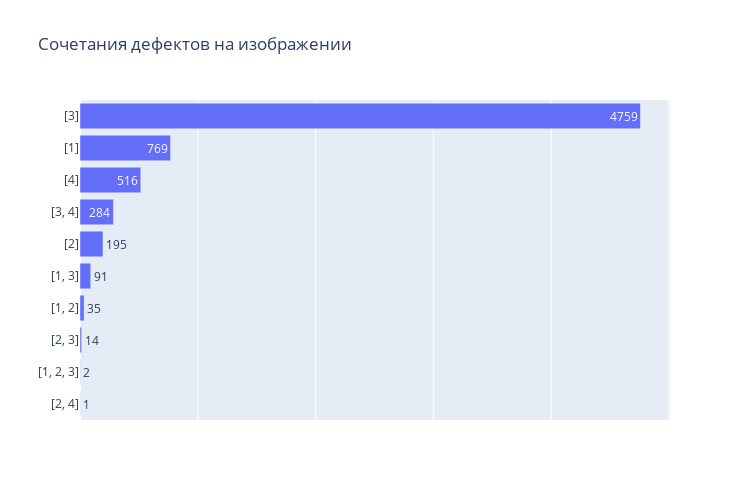

This figure's notebook cell:
### Markdown cell above
На графике показан дисбаланс классов - больше всего дефектов третьего типа. 

Давайте посмотрим на распределение для всех возможных комбинации, включая мультиклассовые экземпляры.

### Code cell
# посчитаем возможную комбинацию дефектов
permutations = pd.DataFrame(data=squashed.ClassId.astype(str).value_counts())

# и их частоту
permutations['Frequency'] = round(
    permutations['ClassId'] / permutations['ClassId'].sum() * 100, 2)
permutations['Frequency'] = permutations['Frequency'].astype(str) + '%'

# подготовим график
fig = go.Figure(data=go.Bar(orientation='h',
                            x=permutations.ClassId,
                            y=permutations.index,
                            hovertext=permutations.Frequency,
                            text=permutations.ClassId,
                            textposition='auto'),
                layout=go.Layout(title='Сочетания дефектов на изображении',
                                 showlegend=False,
                                 xaxis=go.layout.XAxis(showticklabels=False),
                                 yaxis=go.layout.YAxis(autorange='reversed'),
                                 width=750,
                                 height=500))

# отобразим
fig.show()

### Figure 1 — Plotly figure (JSON) as saved in the notebook; plotly's stock layout.template omitted (floating-point values rounded to 4 significant figures)
{"data": [{"hovertext": ["71.39%", "11.54%", "7.74%", "4.26%", "2.93%", "1.37%", "0.53%", "0.21%", "0.03%", "0.02%"], "orientation": "h", "text": [4759, 769, 516, 284, 195, 91, 35, 14, 2, 1], "textposition": "auto", "type": "bar", "x": [4759, 769, 516, 284, 195, 91, 35, 14, 2, 1], "y": ["[3]", "[1]", "[4]", "[3, 4]", "[2]", "[1, 3]", "[1, 2]", "[2, 3]", "[1, 2, 3]", "[2, 4]"]}], "layout": {"height": 500, "showlegend": false, "title": {"text": "Сочетания дефектов на изображении"}, "width": 750, "xaxis": {"showticklabels": false}, "yaxis": {"autorange": "reversed"}}}
